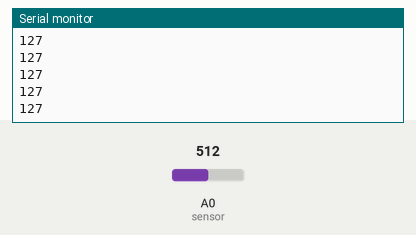
Simulated run of this sketch. Board: Arduino Uno, built with avr-gcc and run on an emulated ATmega328P. On the bench: the last lines printed to the serial monitor. The inputs (shaded band) are chosen by the test bench; at power-on: A0 (sensor) = 512.

Above: at 1.2 s.
1.3 s: A0 (sensor) set to 716
At 2.4 s:
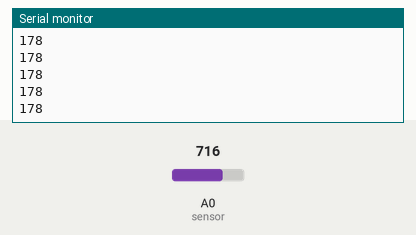
2.8 s: A0 (sensor) set to 900
At 3.4 s:
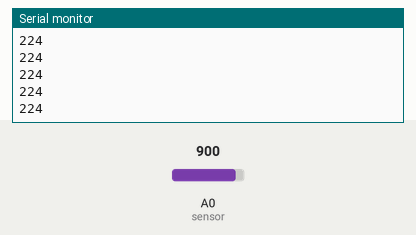
Timing chart, 0 to 5.8 s (numbered marks = the images above; inputs shaded):
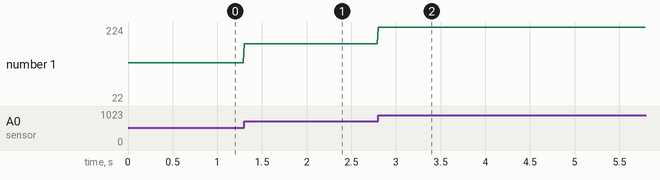

Measured:
- after the input at 1.3 s, the serial monitor: prints a new line at once (image 1)
- after the input at 2.8 s, the serial monitor: prints a new line at once (image 2)
- plotted number 1: 127 → 178 after the input at 1.3 s, 178 → 22 after the input at 2.8 s

The sketch:

ggs.ino
```cpp
#include <Arduino.h>

void setup() {
  Serial.begin(9600); // Set the baud rate to match the Django application
}

void loop() {
  // Read EMG sensor value
  int sensorValue = analogRead(A0); // Assuming the EMG sensor is connected to analog pin A0

  // Map the sensor value to the range of 0-255
  int mappedValue = map(sensorValue, 0, 1023, 0, 255);

  // Constrain the mapped value to the range of 0-255
  mappedValue = constrain(mappedValue, 0, 255);

  // Send the mapped value via serial communication
  Serial.println(mappedValue);

  delay(10); // Adjust the delay based on your requirements
}
```
